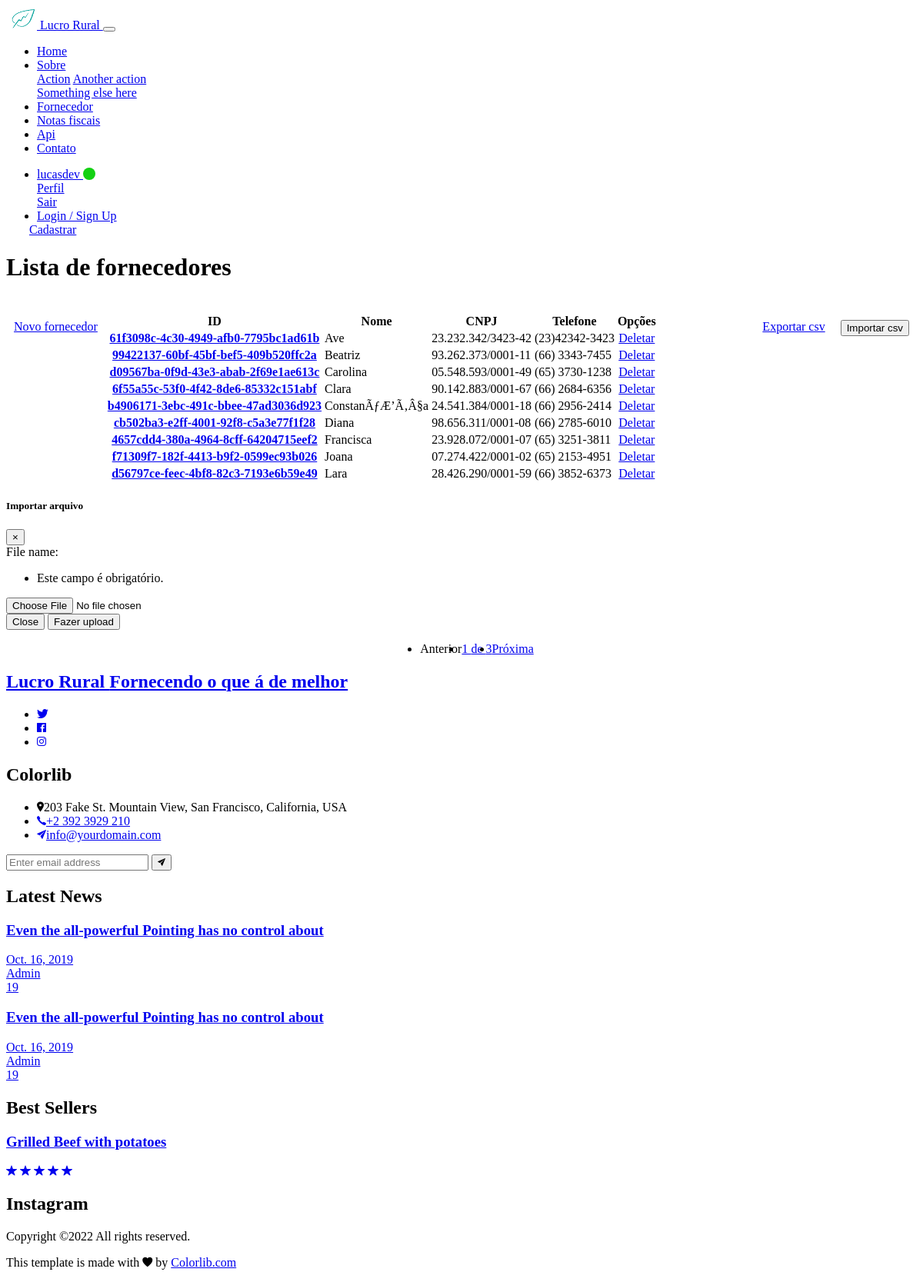
The page /upload-file/ (signed in) on the database its author committed.
### apps/fornecedor/models.py (models this page shows, shortened)
class Fornecedor(models.Model):
    id = models.UUIDField(primary_key=True, unique=True, default=uuid.uuid4, blank=True) #default=uuid.uuid4, editable=False
    nome = models.CharField(max_length=100, null=False, blank=False)
    cnpj = models.CharField(max_length=18, null=False, blank=False)
    telefone = models.CharField(max_length=14, null=False, blank=False)
    data_cadastro = models.DateTimeField(auto_now=True)
    class Meta:
        db_table = 'Fornecedor'
        verbose_name  = 'Fornecedor'
        verbose_name_plural = 'Fornecedores'
        managed = True

### apps/fornecedor/views.py (the view, shortened to what this page needs)
# urls.py: path('upload-file/', all_fornecedores, name='all_fornecedores'),
def all_fornecedores(request):
    fornecedor = Fornecedor.objects.all().order_by('nome')
    form = CsvForm(request.POST, request.FILES or None)
    paginator = Paginator(fornecedor, 9)
    page = request.GET.get('page')
    posts = paginator.get_page(page)
    context = {
        'fornecedor':fornecedor,
        'form':form,
        'posts':posts
    }
    return render(request, 'fornecedor/all_fornecedores.html',context)

### apps/fornecedor/forms.py
class CsvForm(forms.ModelForm):
    class Meta:
        model = Csv
        fields = ('file_name',)

### apps/frontend/templates/fornecedor/all_fornecedores.html (shortened to what this page needs)
{% extends 'base.html' %}
{% load static %}
{% block head %}
<link href="{% static 'fornecedores/css/estilo.css' %}" rel="stylesheet">
{% endblock %}
{% block body %}
<div class="container">
    <h1> Lista de fornecedores</h1>
    <div style="align-items: center; display:flex; justify-content: center;">
        <br>
    </div>
    <div class="row">
        <div>
            <a style="margin:10px; float: left;"  href="{% url 'Create_Fornecedor' %}" class="btn btn-success">Novo fornecedor</a>
        </div>
        <div>
            <button style="margin:10px; float: right;" class="btn btn-success"  data-toggle="modal" data-target="#exampleModal">Importar csv</button>
        </div>
        <div >
            <a style="margin:10px; float: right;"  href="{% url 'export_csv' %}" class="btn btn-warning">Exportar csv</a>
        </div>
        <div class="table table-responsive">
            <table class="table  table-bordered">
                <thead>
                    <tr>
                        <th scope="col">ID</th>
                        <th scope="col">Nome</th>
                        <th scope="col">CNPJ</th>
                        <th scope="col">Telefone</th>
                        <th scope="col">Opções</th>
                    </tr>
                </thead>
                {% for fornecedor in posts.object_list %}
                    <tbody>
                        <tr>
                            <th scope="row tabela"><a href="{% url 'FornecedorEdit' %}">{{fornecedor.id}}</a></th>
                            <td class="tabela">{{fornecedor.nome}}</td>
                            <td>{{fornecedor.cnpj}}</td>
                            {% if request.user.groups.all.0.name == 'admin' or request.user.groups.all.0.name == 'dono' %}
                                <td>{{fornecedor.telefone}}</td>
                            {% else %}
                                <td>{{fornecedor.get_telefone}}</td>
                            {% endif %}
                            <td>
                                <a href="{% url 'FornecedorDelete' fornecedor.id %}" class="btn btn-danger" style="justify-content: center; display: flex;">Deletar</a>
                            </td>
                        </tr>
                    </tbody>
                {% endfor %}
            </table>
        </div>
    </div>
    <div class="modal fade" id="exampleModal" tabindex="-1" aria-labelledby="exampleModalLabel" aria-hidden="true">
        <div class="modal-dialog">
            <div class="modal-content">
                <div class="modal-header">
                    <h5 class="modal-title" id="exampleModalLabel">Importar arquivo</h5>
                    <button type="button" class="close" data-dismiss="modal" aria-label="Close">
                        <span aria-hidden="true">&times;</span>
                    </button>
                </div>
                <form action="" method="POST" enctype="multipart/form-data">
                    <div class="modal-body">
                        {{form}}
                    </div>
                    <div class="modal-footer">
                        <button type="button" class="btn btn-secondary" data-dismiss="modal">Close</button>
                        <button type="submit" class="btn btn-success">Fazer upload</button>
                    </div>
                </form>
            </div>
        </div>
    </div>
    <nav aria-label="Navegação de página exemplo">
        <ul class="pagination justify-content-center" style="justify-content: center; display: flex;">
            {% if posts.has_previous != 0 %}
                <li class="page-item">
                    <a class="page-link" href="?page={{ posts.previous_page_number }}">Anterior</a>
                </li>
            {% else %}
                <li class="page-item disabled">
                    <a class="page-link">Anterior</a>
                </li>
            {% endif %}
                <li class="page-item">
                    <a class="page-link" href="#">{{ posts.number }} de {{ posts.paginator.num_pages }}</a>
                </li>
            {% if posts.has_next %}
            <li class="page-item ">
                <a class="page-link" href="?page={{ posts.next_page_number }}">Próxima</a>
            </li>
            {% endif %}
        </ul>
    </nav>
</div>
{% endblock body %}

### templates/cabecalho.html (shortened to what this page needs)
{% load static %}
<nav class="navbar navbar-expand-lg navbar-light" style="background-color: #ffffff;">
    <a class="navbar-brand text-success" href="{% url 'index' %}">
        <img src="{% static 'media/lucro-rural.png' %}" width="40" height="30" class="d-inline-block align-top" alt="">
        Lucro Rural
    </a>
    <button class="navbar-toggler" type="button" data-toggle="collapse" data-target="#navbarText" aria-controls="navbarText" aria-expanded="false" aria-label="Toggle navigation">
    </button>
    <div class="collapse navbar-collapse" id="navbarText">
        <ul class="navbar-nav mr-auto">
            <li class="nav-item active">
                <a class="nav-link" href="{% url 'index' %}">Home <span class="sr-only">(current)</span></a>
            </li>
            <li class="nav-item dropdown">
                <a class="nav-link dropdown-toggle" href="#" id="navbarDropdown" role="button" data-toggle="dropdown" aria-expanded="false">
                    Sobre
                </a>
                <div class="dropdown-menu" aria-labelledby="navbarDropdown">
                    <a class="dropdown-item" href="#">Action</a>
                    <a class="dropdown-item" href="#">Another action</a>
                    <a class="dropdown-item" href="#">Something else here</a>
                </div>
            </li>
            {% if request.user.is_authenticated %}
                <li class="nav-item">
                    <a class="nav-link" href="{% url 'all_fornecedores' %}">Fornecedor</a>
                </li>
                <li class="nav-item">
                    <a class="nav-link" href="{% url 'all_fornecedores' %}">Notas fiscais</a>
                </li>
            {% endif %}
            <li class="nav-item">
                <a class="nav-link" href="http://127.0.0.1:8000/api/" target="_blank">Api</a>
            </li>
            <li class="nav-item">
                <a class="nav-link" href="#rodape">Contato</a>
            </li>
        </ul>
        <span class="navbar-text">
        <ul class="nav navbar-nav navbar-right">
            {% if request.user.is_authenticated %}
                <li class="nav-item dropdown active">
                    <a class="nav-link dropdown-toggle" href="#" id="navbarDropdown" role="button" data-toggle="dropdown" aria-expanded="false">
                        {{user.username}}
                        <i class="fa-solid fa-circle" style="color:rgb(19, 209, 19) ;" aria-hidden="true"></i>
                    </a>
                    <div class="dropdown-menu" aria-labelledby="navbarDropdown">
                        <a class="dropdown-item" href="{% url 'profile' %}">Perfil</a>
                        <a class="dropdown-item" href="{% url 'logout' %}">Sair</a>
                    </div>
                </li>
            {% endif %}
            <li class="nav-item dropdown active">
                <a class="nav-link dropdown-toggle" href="#" id="navbarDropdown" role="button" data-toggle="dropdown" aria-expanded="false">
                    Login / Sign Up
                </a>
                <div class="dropdown-menu" aria-labelledby="navbarDropdown"style=" margin-left: -10px;">
                    {% if request.user.is_authenticated %}
                        <a class="dropdown-item" href="{% url 'register' %}"  >Cadastrar</a>
                    {% else %}
                        <div class="dropdown-divider"></div>
                        <a class="dropdown-item" href="{% url 'login' %}">Login</a>
                    {% endif %}
                </div>
            </li>
        </ul>
        </span>
    </div>
</nav>

### rows shown on the page
Fornecedor: id "61f3098c-4c30-4949-afb0-7795bc1ad61b", nome "Ave", cnpj "23.232.342/3423-42", telefone "(23)42342-3423"
Fornecedor: id "99422137-60bf-45bf-bef5-409b520ffc2a", nome "Beatriz", cnpj "93.262.373/0001-11", telefone "(66) 3343-7455"
Fornecedor: id "d09567ba-0f9d-43e3-abab-2f69e1ae613c", nome "Carolina", cnpj "05.548.593/0001-49", telefone "(65) 3730-1238"
Fornecedor: id "6f55a55c-53f0-4f42-8de6-85332c151abf", nome "Clara", cnpj "90.142.883/0001-67", telefone "(66) 2684-6356"
Fornecedor: id "b4906171-3ebc-491c-bbee-47ad3036d923", nome "ConstanÃƒÆ’Ã‚Â§a", cnpj "24.541.384/0001-18", telefone "(66) 2956-2414"
Fornecedor: id "cb502ba3-e2ff-4001-92f8-c5a3e77f1f28", nome "Diana", cnpj "98.656.311/0001-08", telefone "(66) 2785-6010"
Fornecedor: id "4657cdd4-380a-4964-8cff-64204715eef2", nome "Francisca", cnpj "23.928.072/0001-07", telefone "(65) 3251-3811"
Fornecedor: id "f71309f7-182f-4413-b9f2-0599ec93b026", nome "Joana", cnpj "07.274.422/0001-02", telefone "(65) 2153-4951"
Fornecedor: id "d56797ce-feec-4bf8-82c3-7193e6b59e49", nome "Lara", cnpj "28.426.290/0001-59", telefone "(66) 3852-6373"

### other values the page prints
{{ user.username }} "lucasdev"
{{ posts.number }} "1"
{{ posts.paginator.num_pages }} "3"
